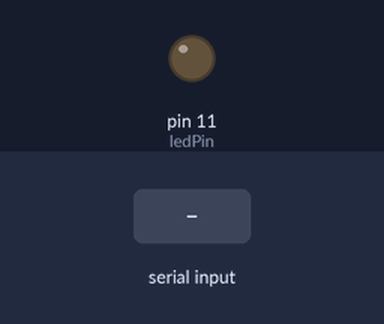
A sketch run on a simulated Arduino Mega 2560, built with avr-gcc and run on an emulated ATmega2560. On the bench: output pins drawn as LEDs (lit = HIGH). The inputs (shaded band) are chosen by the test bench.

Above: at 1.2 s.
1.3 s: "ON" received over the second serial link
At 2.5 s:
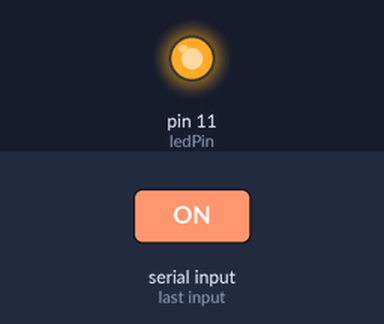
Timing chart, 0 to 4.3 s (numbered marks = the images above; inputs shaded):
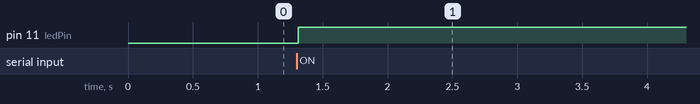

The sketch:

HC-06.ino
```cpp
int TxPin = 18;   //아두이노에서 보내는 핀 설정
int RxPin = 19;   //아두이노에서 받는 핀 설정
int ledPin = 11;  //led 핀 설정
String myString="";//받는 문자열 정의

void setup()
{
  Serial.begin(9600);   //아두이노의 시리얼 속도를 9600으로 설정
  Serial1.begin(9600); //블루투스의 시리얼 속도를 9600으로 설정
  pinMode(ledPin, OUTPUT); //led가 연결된 핀을 출력으로 설정
}

void loop()
{
  if (Serial1.available()) // 블루투스 시리얼 값이 있다면
  {
    char c = (char)Serial1.read(); //블루투스 시리얼의 내용을 읽음
    myString += c;  //수신되는 문자열을 myString에 모두 붙임(1바이트씩)
    delay(5);       //수신 문자열 끊김 방지
   }
   if(!myString.equals("")) //myString값이 공백이 아니라면
   {
    if(myString == "ON") {      //블루투스 시리얼에 1이 입력되었다면
       digitalWrite(ledPin,HIGH);  //led의 전원을 ON
     } else if(myString == "OFF") {   //블루투스 시리얼에 0이 입력되었다면
       digitalWrite(ledPin,LOW); //led의 전원을 OFF
     }
   }
}
```

Measured:
- after the input at 1.3 s, pin 11 (ledPin): LOW → HIGH at once
